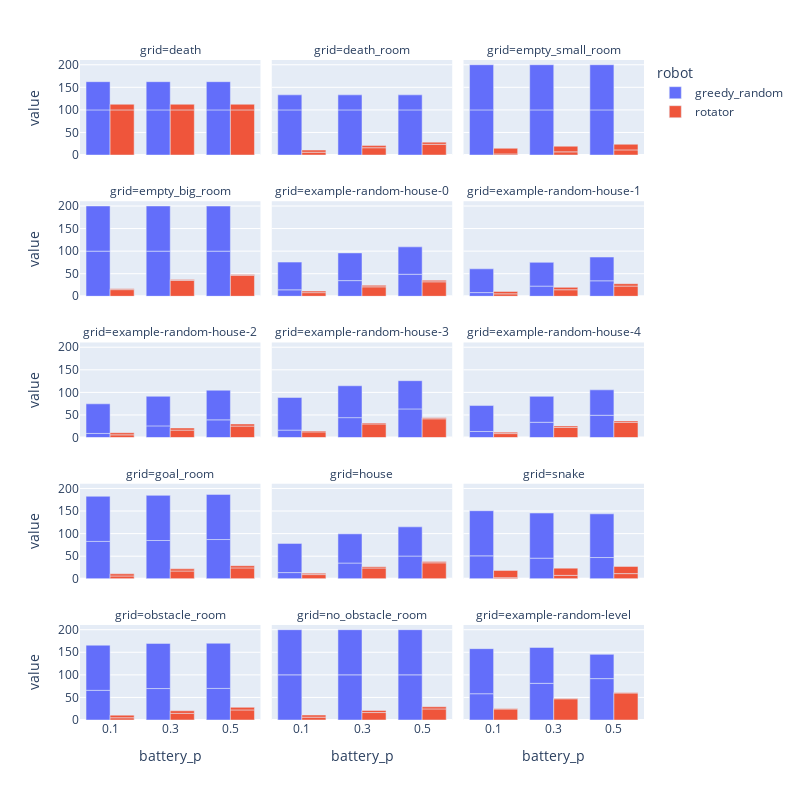

This figure's notebook cell:
### Code cell
fig = px.bar(df, x="battery_p", y=["mean_efficiency","mean_cleaned"], color="robot", barmode="group",
             facet_col="grid",facet_col_wrap=3,
              width=800, height=800)
                
fig.show()

### Figure 1 — Plotly figure (JSON) as saved in the notebook; plotly's stock layout.template omitted (floating-point values rounded to 4 significant figures)
{"data": [{"alignmentgroup": "True", "hovertemplate": "robot=greedy_random<br>grid=death<br>battery_p=%{x}<br>value=%{y}<extra></extra>", "legendgroup": "greedy_random", "marker": {"color": "#636efa"}, "name": "greedy_random", "offsetgroup": "greedy_random", "orientation": "v", "showlegend": true, "textposition": "auto", "type": "bar", "x": [0.1, 0.3, 0.5, 0.1, 0.3, 0.5], "xaxis": "x13", "y": [100, 100, 100, 62.5, 62.5, 62.5], "yaxis": "y13"}, {"alignmentgroup": "True", "hovertemplate": "robot=greedy_random<br>grid=death_room<br>battery_p=%{x}<br>value=%{y}<extra></extra>", "legendgroup": "greedy_random", "marker": {"color": "#636efa"}, "name": "greedy_random", "offsetgroup": "greedy_random", "orientation": "v", "showlegend": false, "textposition": "auto", "type": "bar", "x": [0.1, 0.3, 0.5, 0.1, 0.3, 0.5], "xaxis": "x14", "y": [100, 100, 100, 33.33, 33.33, 33.33], "yaxis": "y14"}, {"alignmentgroup": "True", "hovertemplate": "robot=greedy_random<br>grid=empty_small_room<br>battery_p=%{x}<br>value=%{y}<extra></extra>", "legendgroup": "greedy_random", "marker": {"color": "#636efa"}, "name": "greedy_random", "offsetgroup": "greedy_random", "orientation": "v", "showlegend": false, "textposition": "auto", "type": "bar", "x": [0.1, 0.3, 0.5, 0.1, 0.3, 0.5], "xaxis": "x15", "y": [100, 100, 100, 100, 100, 100], "yaxis": "y15"}, {"alignmentgroup": "True", "hovertemplate": "robot=greedy_random<br>grid=empty_big_room<br>battery_p=%{x}<br>value=%{y}<extra></extra>", "legendgroup": "greedy_random", "marker": {"color": "#636efa"}, "name": "greedy_random", "offsetgroup": "greedy_random", "orientation": "v", "showlegend": false, "textposition": "auto", "type": "bar", "x": [0.1, 0.3, 0.5, 0.1, 0.3, 0.5], "xaxis": "x10", "y": [100, 100, 100, 100, 100, 99.82], "yaxis": "y10"}, {"alignmentgroup": "True", "hovertemplate": "robot=greedy_random<br>grid=example-random-house-0<br>battery_p=%{x}<br>value=%{y}<extra></extra>", "legendgroup": "greedy_random", "marker": {"color": "#636efa"}, "name": "greedy_random", "offsetgroup": "greedy_random", "orientation": "v", "showlegend": false, "textposition": "auto", "type": "bar", "x": [0.1, 0.3, 0.5, 0.1, 0.3, 0.5], "xaxis": "x11", "y": [14.31, 34.69, 48.8, 61.36, 61.36, 60.68], "yaxis": "y11"}, {"alignmentgroup": "True", "hovertemplate": "robot=greedy_random<br>grid=example-random-house-1<br>battery_p=%{x}<br>value=%{y}<extra></extra>", "legendgroup": "greedy_random", "marker": {"color": "#636efa"}, "name": "greedy_random", "offsetgroup": "greedy_random", "orientation": "v", "showlegend": false, "textposition": "auto", "type": "bar", "x": [0.1, 0.3, 0.5, 0.1, 0.3, 0.5], "xaxis": "x12", "y": [8.169, 22.54, 34.28, 52.63, 52.63, 52.63], "yaxis": "y12"}, {"alignmentgroup": "True", "hovertemplate": "robot=greedy_random<br>grid=example-random-house-2<br>battery_p=%{x}<br>value=%{y}<extra></extra>", "legendgroup": "greedy_random", "marker": {"color": "#636efa"}, "name": "greedy_random", "offsetgroup": "greedy_random", "orientation": "v", "showlegend": false, "textposition": "auto", "type": "bar", "x": [0.1, 0.3, 0.5, 0.1, 0.3, 0.5], "xaxis": "x7", "y": [9.023, 25.76, 39.15, 65.62, 65.62, 65.62], "yaxis": "y7"}, {"alignmentgroup": "True", "hovertemplate": "robot=greedy_random<br>grid=example-random-house-3<br>battery_p=%{x}<br>value=%{y}<extra></extra>", "legendgroup": "greedy_random", "marker": {"color": "#636efa"}, "name": "greedy_random", "offsetgroup": "greedy_random", "orientation": "v", "showlegend": false, "textposition": "auto", "type": "bar", "x": [0.1, 0.3, 0.5, 0.1, 0.3, 0.5], "xaxis": "x8", "y": [16.4, 44.04, 63.34, 72.34, 70.57, 62.53], "yaxis": "y8"}, {"alignmentgroup": "True", "hovertemplate": "robot=greedy_random<br>grid=example-random-house-4<br>battery_p=%{x}<br>value=%{y}<extra></extra>", "legendgroup": "greedy_random", "marker": {"color": "#636efa"}, "name": "greedy_random", "offsetgroup": "greedy_random", "orientation": "v", "showlegend": false, "textposition": "auto", "type": "bar", "x": [0.1, 0.3, 0.5, 0.1, 0.3, 0.5], "xaxis": "x9", "y": [13.37, 33.79, 49.32, 57.45, 57.45, 56.28], "yaxis": "y9"}, {"alignmentgroup": "True", "hovertemplate": "robot=greedy_random<br>grid=goal_room<br>battery_p=%{x}<br>value=%{y}<extra></extra>", "legendgroup": "greedy_random", "marker": {"color": "#636efa"}, "name": "greedy_random", "offsetgroup": "greedy_random", "orientation": "v", "showlegend": false, "textposition": "auto", "type": "bar", "x": [0.1, 0.3, 0.5, 0.1, 0.3, 0.5], "xaxis": "x4", "y": [82.71, 84.72, 86.91, 100, 100, 100], "yaxis": "y4"}, {"alignmentgroup": "True", "hovertemplate": "robot=greedy_random<br>grid=house<br>battery_p=%{x}<br>value=%{y}<extra></extra>", "legendgroup": "greedy_random", "marker": {"color": "#636efa"}, "name": "greedy_random", "offsetgroup": "greedy_random", "orientation": "v", "showlegend": false, "textposition": "auto", "type": "bar", "x": [0.1, 0.3, 0.5, 0.1, 0.3, 0.5], "xaxis": "x5", "y": [13.68, 34.78, 50.29, 64.71, 64.71, 64.71], "yaxis": "y5"}, {"alignmentgroup": "True", "hovertemplate": "robot=greedy_random<br>grid=snake<br>battery_p=%{x}<br>value=%{y}<extra></extra>", "legendgroup": "greedy_random", "marker": {"color": "#636efa"}, "name": "greedy_random", "offsetgroup": "greedy_random", "orientation": "v", "showlegend": false, "textposition": "auto", "type": "bar", "x": [0.1, 0.3, 0.5, 0.1, 0.3, 0.5], "xaxis": "x6", "y": [50.71, 45.62, 47.04, 100, 100, 96.8], "yaxis": "y6"}, {"alignmentgroup": "True", "hovertemplate": "robot=greedy_random<br>grid=obstacle_room<br>battery_p=%{x}<br>value=%{y}<extra></extra>", "legendgroup": "greedy_random", "marker": {"color": "#636efa"}, "name": "greedy_random", "offsetgroup": "greedy_random", "orientation": "v", "showlegend": false, "textposition": "auto", "type": "bar", "x": [0.1, 0.3, 0.5, 0.1, 0.3, 0.5], "xaxis": "x", "y": [65.71, 69.68, 70.0, 100, 100, 100], "yaxis": "y"}, {"alignmentgroup": "True", "hovertemplate": "robot=greedy_random<br>grid=no_obstacle_room<br>battery_p=%{x}<br>value=%{y}<extra></extra>", "legendgroup": "greedy_random", "marker": {"color": "#636efa"}, "name": "greedy_random", "offsetgroup": "greedy_random", "orientation": "v", "showlegend": false, "textposition": "auto", "type": "bar", "x": [0.1, 0.3, 0.5, 0.1, 0.3, 0.5], "xaxis": "x2", "y": [100, 100, 100, 100, 100, 100], "yaxis": "y2"}, {"alignmentgroup": "True", "hovertemplate": "robot=greedy_random<br>grid=example-random-level<br>battery_p=%{x}<br>value=%{y}<extra></extra>", "legendgroup": "greedy_random", "marker": {"color": "#636efa"}, "name": "greedy_random", "offsetgroup": "greedy_random", "orientation": "v", "showlegend": false, "textposition": "auto", "type": "bar", "x": [0.1, 0.3, 0.5, 0.1, 0.3, 0.5], "xaxis": "x3", "y": [58.19, 81.21, 91.66, 99.86, 79.51, 53.73], "yaxis": "y3"}, {"alignmentgroup": "True", "hovertemplate": "robot=rotator<br>grid=death<br>battery_p=%{x}<br>value=%{y}<extra></extra>", "legendgroup": "rotator", "marker": {"color": "#EF553B"}, "name": "rotator", "offsetgroup": "rotator", "orientation": "v", "showlegend": true, "textposition": "auto", "type": "bar", "x": [0.1, 0.3, 0.5, 0.1, 0.3, 0.5], "xaxis": "x13", "y": [100, 100, 100, 12.5, 12.5, 12.5], "yaxis": "y13"}, {"alignmentgroup": "True", "hovertemplate": "robot=rotator<br>grid=death_room<br>battery_p=%{x}<br>value=%{y}<extra></extra>", "legendgroup": "rotator", "marker": {"color": "#EF553B"}, "name": "rotator", "offsetgroup": "rotator", "orientation": "v", "showlegend": false, "textposition": "auto", "type": "bar", "x": [0.1, 0.3, 0.5, 0.1, 0.3, 0.5], "xaxis": "x14", "y": [6.256, 16.2, 23.81, 4.762, 4.762, 4.762], "yaxis": "y14"}, {"alignmentgroup": "True", "hovertemplate": "robot=rotator<br>grid=empty_small_room<br>battery_p=%{x}<br>value=%{y}<extra></extra>", "legendgroup": "rotator", "marker": {"color": "#EF553B"}, "name": "rotator", "offsetgroup": "rotator", "orientation": "v", "showlegend": false, "textposition": "auto", "type": "bar", "x": [0.1, 0.3, 0.5, 0.1, 0.3, 0.5], "xaxis": "x15", "y": [2.494, 7.064, 11.41, 12.5, 12.5, 12.5], "yaxis": "y15"}, {"alignmentgroup": "True", "hovertemplate": "robot=rotator<br>grid=empty_big_room<br>battery_p=%{x}<br>value=%{y}<extra></extra>", "legendgroup": "rotator", "marker": {"color": "#EF553B"}, "name": "rotator", "offsetgroup": "rotator", "orientation": "v", "showlegend": false, "textposition": "auto", "type": "bar", "x": [0.1, 0.3, 0.5, 0.1, 0.3, 0.5], "xaxis": "x10", "y": [14.72, 35.27, 46.47, 1.786, 1.786, 1.786], "yaxis": "y10"}, {"alignmentgroup": "True", "hovertemplate": "robot=rotator<br>grid=example-random-house-0<br>battery_p=%{x}<br>value=%{y}<extra></extra>", "legendgroup": "rotator", "marker": {"color": "#EF553B"}, "name": "rotator", "offsetgroup": "rotator", "orientation": "v", "showlegend": false, "textposition": "auto", "type": "bar", "x": [0.1, 0.3, 0.5, 0.1, 0.3, 0.5], "xaxis": "x11", "y": [8.081, 20.92, 32.06, 3.409, 3.409, 3.409], "yaxis": "y11"}, {"alignmentgroup": "True", "hovertemplate": "robot=rotator<br>grid=example-random-house-1<br>battery_p=%{x}<br>value=%{y}<extra></extra>", "legendgroup": "rotator", "marker": {"color": "#EF553B"}, "name": "rotator", "offsetgroup": "rotator", "orientation": "v", "showlegend": false, "textposition": "auto", "type": "bar", "x": [0.1, 0.3, 0.5, 0.1, 0.3, 0.5], "xaxis": "x12", "y": [5.435, 14.48, 22.61, 5.263, 5.263, 5.263], "yaxis": "y12"}, {"alignmentgroup": "True", "hovertemplate": "robot=rotator<br>grid=example-random-house-2<br>battery_p=%{x}<br>value=%{y}<extra></extra>", "legendgroup": "rotator", "marker": {"color": "#EF553B"}, "name": "rotator", "offsetgroup": "rotator", "orientation": "v", "showlegend": false, "textposition": "auto", "type": "bar", "x": [0.1, 0.3, 0.5, 0.1, 0.3, 0.5], "xaxis": "x7", "y": [5.926, 16.39, 25.31, 4.688, 4.688, 4.688], "yaxis": "y7"}, {"alignmentgroup": "True", "hovertemplate": "robot=rotator<br>grid=example-random-house-3<br>battery_p=%{x}<br>value=%{y}<extra></extra>", "legendgroup": "rotator", "marker": {"color": "#EF553B"}, "name": "rotator", "offsetgroup": "rotator", "orientation": "v", "showlegend": false, "textposition": "auto", "type": "bar", "x": [0.1, 0.3, 0.5, 0.1, 0.3, 0.5], "xaxis": "x8", "y": [12.46, 30.06, 41.46, 2.128, 2.128, 2.128], "yaxis": "y8"}, {"alignmentgroup": "True", "hovertemplate": "robot=rotator<br>grid=example-random-house-4<br>battery_p=%{x}<br>value=%{y}<extra></extra>", "legendgroup": "rotator", "marker": {"color": "#EF553B"}, "name": "rotator", "offsetgroup": "rotator", "orientation": "v", "showlegend": false, "textposition": "auto", "type": "bar", "x": [0.1, 0.3, 0.5, 0.1, 0.3, 0.5], "xaxis": "x9", "y": [8.722, 22.59, 33.54, 3.191, 3.191, 3.191], "yaxis": "y9"}, {"alignmentgroup": "True", "hovertemplate": "robot=rotator<br>grid=goal_room<br>battery_p=%{x}<br>value=%{y}<extra></extra>", "legendgroup": "rotator", "marker": {"color": "#EF553B"}, "name": "rotator", "offsetgroup": "rotator", "orientation": "v", "showlegend": false, "textposition": "auto", "type": "bar", "x": [0.1, 0.3, 0.5, 0.1, 0.3, 0.5], "xaxis": "x4", "y": [6.18, 17.16, 24.1, 4.762, 4.762, 4.762], "yaxis": "y4"}, {"alignmentgroup": "True", "hovertemplate": "robot=rotator<br>grid=house<br>battery_p=%{x}<br>value=%{y}<extra></extra>", "legendgroup": "rotator", "marker": {"color": "#EF553B"}, "name": "rotator", "offsetgroup": "rotator", "orientation": "v", "showlegend": false, "textposition": "auto", "type": "bar", "x": [0.1, 0.3, 0.5, 0.1, 0.3, 0.5], "xaxis": "x5", "y": [9.267, 23.89, 35.34, 2.941, 2.941, 2.941], "yaxis": "y5"}, {"alignmentgroup": "True", "hovertemplate": "robot=rotator<br>grid=snake<br>battery_p=%{x}<br>value=%{y}<extra></extra>", "legendgroup": "rotator", "marker": {"color": "#EF553B"}, "name": "rotator", "offsetgroup": "rotator", "orientation": "v", "showlegend": false, "textposition": "auto", "type": "bar", "x": [0.1, 0.3, 0.5, 0.1, 0.3, 0.5], "xaxis": "x6", "y": [2.511, 7.519, 11.39, 16, 16, 16], "yaxis": "y6"}, {"alignmentgroup": "True", "hovertemplate": "robot=rotator<br>grid=obstacle_room<br>battery_p=%{x}<br>value=%{y}<extra></extra>", "legendgroup": "rotator", "marker": {"color": "#EF553B"}, "name": "rotator", "offsetgroup": "rotator", "orientation": "v", "showlegend": false, "textposition": "auto", "type": "bar", "x": [0.1, 0.3, 0.5, 0.1, 0.3, 0.5], "xaxis": "x", "y": [4.972, 14.67, 22.31, 5.769, 5.769, 5.769], "yaxis": "y"}, {"alignmentgroup": "True", "hovertemplate": "robot=rotator<br>grid=no_obstacle_room<br>battery_p=%{x}<br>value=%{y}<extra></extra>", "legendgroup": "rotator", "marker": {"color": "#EF553B"}, "name": "rotator", "offsetgroup": "rotator", "orientation": "v", "showlegend": false, "textposition": "auto", "type": "bar", "x": [0.1, 0.3, 0.5, 0.1, 0.3, 0.5], "xaxis": "x2", "y": [6.279, 16.53, 24.57, 4.762, 4.762, 4.762], "yaxis": "y2"}, {"alignmentgroup": "True", "hovertemplate": "robot=rotator<br>grid=example-random-level<br>battery_p=%{x}<br>value=%{y}<extra></extra>", "legendgroup": "rotator", "marker": {"color": "#EF553B"}, "name": "rotator", "offsetgroup": "rotator", "orientation": "v", "showlegend": false, "textposition": "auto", "type": "bar", "x": [0.1, 0.3, 0.5, 0.1, 0.3, 0.5], "xaxis": "x3", "y": [24.36, 46.97, 59.82, 1.017, 1.017, 1.017], "yaxis": "y3"}], "layout": {"annotations": [{"font": {}, "showarrow": false, "text": "grid=obstacle_room", "x": 0.16, "xanchor": "center", "xref": "paper", "y": 0.144, "yanchor": "bottom", "yref": "paper"}, {"font": {}, "showarrow": false, "text": "grid=no_obstacle_room", "x": 0.5, "xanchor": "center", "xref": "paper", "y": 0.144, "yanchor": "bottom", "yref": "paper"}, {"font": {}, "showarrow": false, "text": "grid=example-random-level", "x": 0.84, "xanchor": "center", "xref": "paper", "y": 0.144, "yanchor": "bottom", "yref": "paper"}, {"font": {}, "showarrow": false, "text": "grid=goal_room", "x": 0.16, "xanchor": "center", "xref": "paper", "y": 0.358, "yanchor": "bottom", "yref": "paper"}, {"font": {}, "showarrow": false, "text": "grid=house", "x": 0.5, "xanchor": "center", "xref": "paper", "y": 0.358, "yanchor": "bottom", "yref": "paper"}, {"font": {}, "showarrow": false, "text": "grid=snake", "x": 0.84, "xanchor": "center", "xref": "paper", "y": 0.358, "yanchor": "bottom", "yref": "paper"}, {"font": {}, "showarrow": false, "text": "grid=example-random-house-2", "x": 0.16, "xanchor": "center", "xref": "paper", "y": 0.572, "yanchor": "bottom", "yref": "paper"}, {"font": {}, "showarrow": false, "text": "grid=example-random-house-3", "x": 0.5, "xanchor": "center", "xref": "paper", "y": 0.572, "yanchor": "bottom", "yref": "paper"}, {"font": {}, "showarrow": false, "text": "grid=example-random-house-4", "x": 0.84, "xanchor": "center", "xref": "paper", "y": 0.572, "yanchor": "bottom", "yref": "paper"}, {"font": {}, "showarrow": false, "text": "grid=empty_big_room", "x": 0.16, "xanchor": "center", "xref": "paper", "y": 0.786, "yanchor": "bottom", "yref": "paper"}, {"font": {}, "showarrow": false, "text": "grid=example-random-house-0", "x": 0.5, "xanchor": "center", "xref": "paper", "y": 0.786, "yanchor": "bottom", "yref": "paper"}, {"font": {}, "showarrow": false, "text": "grid=example-random-house-1", "x": 0.84, "xanchor": "center", "xref": "paper", "y": 0.786, "yanchor": "bottom", "yref": "paper"}, {"font": {}, "showarrow": false, "text": "grid=death", "x": 0.16, "xanchor": "center", "xref": "paper", "y": 1, "yanchor": "bottom", "yref": "paper"}, {"font": {}, "showarrow": false, "text": "grid=death_room", "x": 0.5, "xanchor": "center", "xref": "paper", "y": 1, "yanchor": "bottom", "yref": "paper"}, {"font": {}, "showarrow": false, "text": "grid=empty_small_room", "x": 0.84, "xanchor": "center", "xref": "paper", "y": 1, "yanchor": "bottom", "yref": "paper"}], "barmode": "group", "height": 800, "legend": {"title": {"text": "robot"}, "tracegroupgap": 0}, "margin": {"t": 60}, "width": 800, "xaxis": {"anchor": "y", "domain": [0, 0.32], "title": {"text": "battery_p"}}, "xaxis10": {"anchor": "y10", "domain": [0, 0.32], "matches": "x", "showticklabels": false}, "xaxis11": {"anchor": "y11", "domain": [0.34, 0.66], "matches": "x", "showticklabels": false}, "xaxis12": {"anchor": "y12", "domain": [0.68, 1.0], "matches": "x", "showticklabels": false}, "xaxis13": {"anchor": "y13", "domain": [0, 0.32], "matches": "x", "showticklabels": false}, "xaxis14": {"anchor": "y14", "domain": [0.34, 0.66], "matches": "x", "showticklabels": false}, "xaxis15": {"anchor": "y15", "domain": [0.68, 1.0], "matches": "x", "showticklabels": false}, "xaxis2": {"anchor": "y2", "domain": [0.34, 0.66], "matches": "x", "title": {"text": "battery_p"}}, "xaxis3": {"anchor": "y3", "domain": [0.68, 1.0], "matches": "x", "title": {"text": "battery_p"}}, "xaxis4": {"anchor": "y4", "domain": [0, 0.32], "matches": "x", "showticklabels": false}, "xaxis5": {"anchor": "y5", "domain": [0.34, 0.66], "matches": "x", "showticklabels": false}, "xaxis6": {"anchor": "y6", "domain": [0.68, 1.0], "matches": "x", "showticklabels": false}, "xaxis7": {"anchor": "y7", "domain": [0, 0.32], "matches": "x", "showticklabels": false}, "xaxis8": {"anchor": "y8", "domain": [0.34, 0.66], "matches": "x", "showticklabels": false}, "xaxis9": {"anchor": "y9", "domain": [0.68, 1.0], "matches": "x", "showticklabels": false}, "yaxis": {"anchor": "x", "domain": [0, 0.144], "title": {"text": "value"}}, "yaxis10": {"anchor": "x10", "domain": [0.642, 0.786], "matches": "y", "title": {"text": "value"}}, "yaxis11": {"anchor": "x11", "domain": [0.642, 0.786], "matches": "y", "showticklabels": false}, "yaxis12": {"anchor": "x12", "domain": [0.642, 0.786], "matches": "y", "showticklabels": false}, "yaxis13": {"anchor": "x13", "domain": [0.856, 1], "matches": "y", "title": {"text": "value"}}, "yaxis14": {"anchor": "x14", "domain": [0.856, 1], "matches": "y", "showticklabels": false}, "yaxis15": {"anchor": "x15", "domain": [0.856, 1], "matches": "y", "showticklabels": false}, "yaxis2": {"anchor": "x2", "domain": [0, 0.144], "matches": "y", "showticklabels": false}, "yaxis3": {"anchor": "x3", "domain": [0, 0.144], "matches": "y", "showticklabels": false}, "yaxis4": {"anchor": "x4", "domain": [0.214, 0.358], "matches": "y", "title": {"text": "value"}}, "yaxis5": {"anchor": "x5", "domain": [0.214, 0.358], "matches": "y", "showticklabels": false}, "yaxis6": {"anchor": "x6", "domain": [0.214, 0.358], "matches": "y", "showticklabels": false}, "yaxis7": {"anchor": "x7", "domain": [0.428, 0.572], "matches": "y", "title": {"text": "value"}}, "yaxis8": {"anchor": "x8", "domain": [0.428, 0.572], "matches": "y", "showticklabels": false}, "yaxis9": {"anchor": "x9", "domain": [0.428, 0.572], "matches": "y", "showticklabels": false}}}
